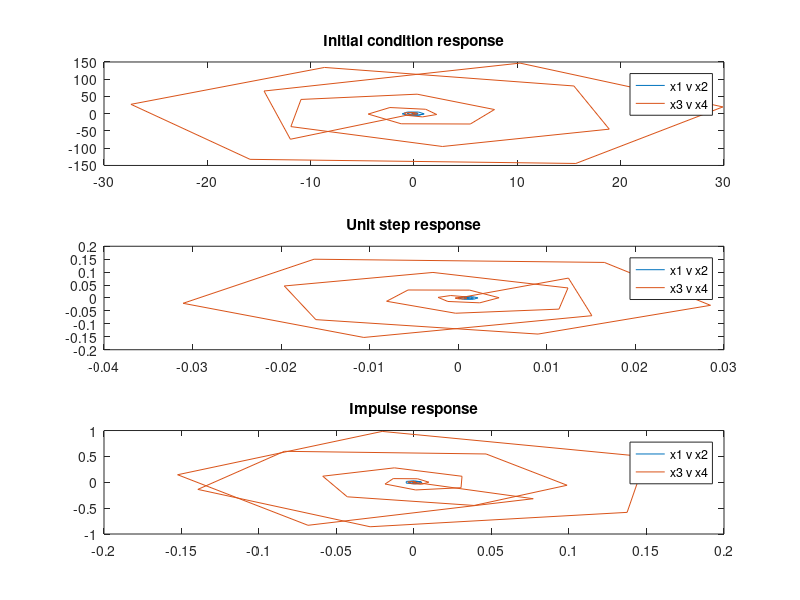
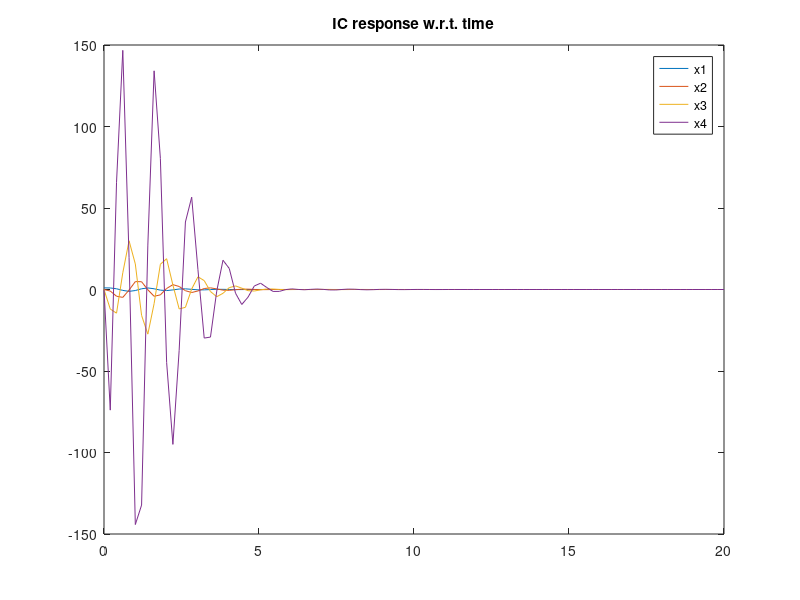

Write MATLAB code to recreate these figures, in order.
%% MECH 513-Control Systems
% Assignment 3 - Part 1, Question 5, CME 6.3 from Williams and Lawrence. 
% Vassili Korotkine 20/10/2018

close all;clear all; clc
t=linspace(0,20,100);
A=[0 1 0 0
   0 0 1 0
   0 0 0 1
   -962 -126 -67 -4];
B = [0 0 0 1]';
C = [300 0 0 0]; D = 0;

%EIGENVALUE ANALYSIS
disp('Eigenvalues of A are:')
eig(A) %all real parts of eiganvalues strictly less than zero. sys asymptotically stable

%LYAPUNOV ANALYSIS
X=lyap(A, eye(4));
disp('Eigenvalues of X=lyap(A,eye(4)) are:')
eig(X) %eigenvalues positive => X positive definite, system stable. 

%PHASE PLOTS
figure(1)
mySys=ss(A,B,C,D);
x0=[1 0 0 0]';
[y,t,x] = initial(mySys,x0,t);
figure(1)
subplot(3,1,1)
plot(x(:,1), x(:,2)); hold on
plot(x(:,3), x(:,4))
legend('x1 v x2', 'x3 v x4')
title('Initial condition response')

%system tends to zero with time, not clear on phase plot - show w.r.t.
%time
figure(2)
for i=1:4
    plot(t,x(:,i)); hold on; 
end
title('IC response w.r.t. time');
legend('x1','x2','x3','x4')

figure(1)
subplot(3,1,2)
[y,t,x] = step(mySys,t);
plot(x(:,1), x(:,2)); hold on
plot(x(:,3), x(:,4))
legend('x1 v x2', 'x3 v x4')
title('Unit step response')

subplot(3,1,3)
[y,t,x] = impulse(mySys,t);
plot(x(:,1), x(:,2)); hold on
plot(x(:,3), x(:,4))
legend('x1 v x2', 'x3 v x4')
title('Impulse response')

